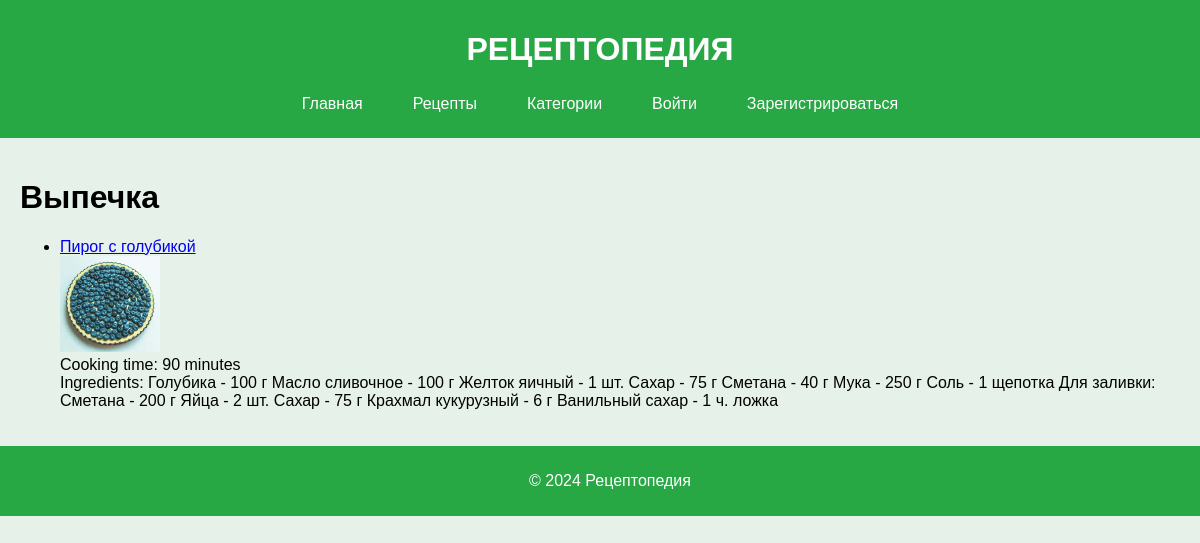
The app's page /category/10/, older data.
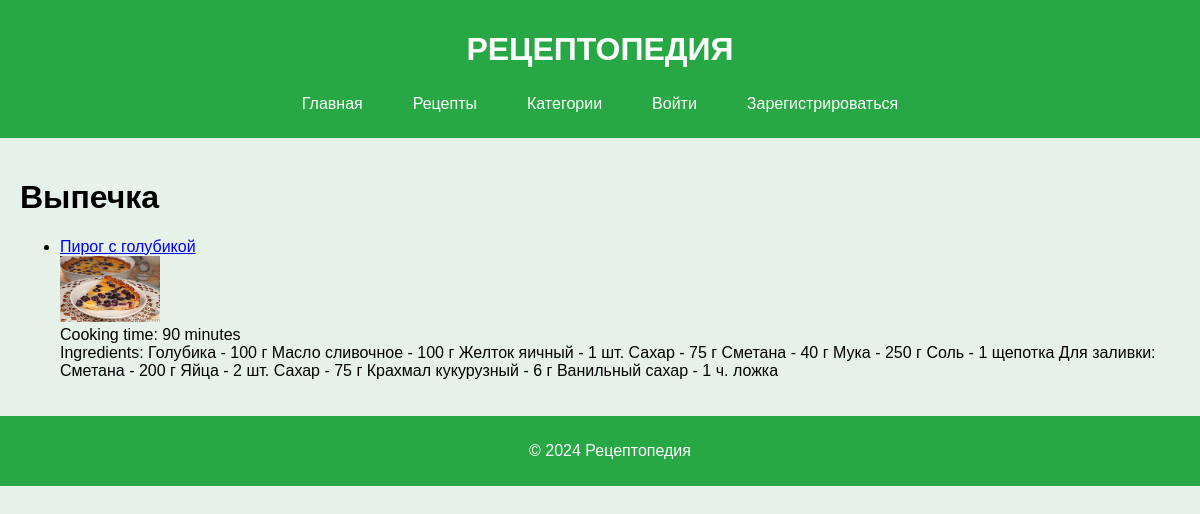
The same page, newer data.
### recipesapp/models.py (models this page shows, shortened)
class Recipe(models.Model):
    title = models.CharField(max_length=200)
    image = models.ImageField(upload_to='recipe_images/')
    category = models.ManyToManyField('RecipeCategory', blank=True)
    cooking_time = models.IntegerField()  # in minutes
    ingredients = models.TextField()
    description = models.TextField()
    author = models.ForeignKey(User, on_delete=models.CASCADE)

### recipesapp/views.py (the view)
# urls.py: path('category/<int:pk>/', category_detail, name='category_detail'),  # маршрут для рецептов категории
def category_detail(request, pk):
    category = get_object_or_404(RecipeCategory, pk=pk)
    recipes = Recipe.objects.filter(category=category)
    return render(request, 'recipesapp/category_detail.html', {'category': category, 'recipes': recipes})

### recipesapp/templates/recipesapp/category_detail.html (shortened to what this page needs)
{% extends 'base.html' %}
{% block content %}
    <h1>{{ category.name }}</h1>
    <ul>
        {% for recipe in recipes %}
            <li>
                <a href="{% url 'recipe_detail' recipe.pk %}">{{ recipe.title }}</a><br>
                <img src="{{ recipe.image.url }}" alt="{{ recipe.title }}" style="width:100px;height:auto;"><br>
                Cooking time: {{ recipe.cooking_time }} minutes<br>
                Ingredients: {{ recipe.ingredients }}<br>
            </li>
        {% endfor %}
    </ul>
{% endblock %}

Row changes from the older to the newer data that the page shows:
changed Recipe "Пирог с голубикой": image: a different picture
